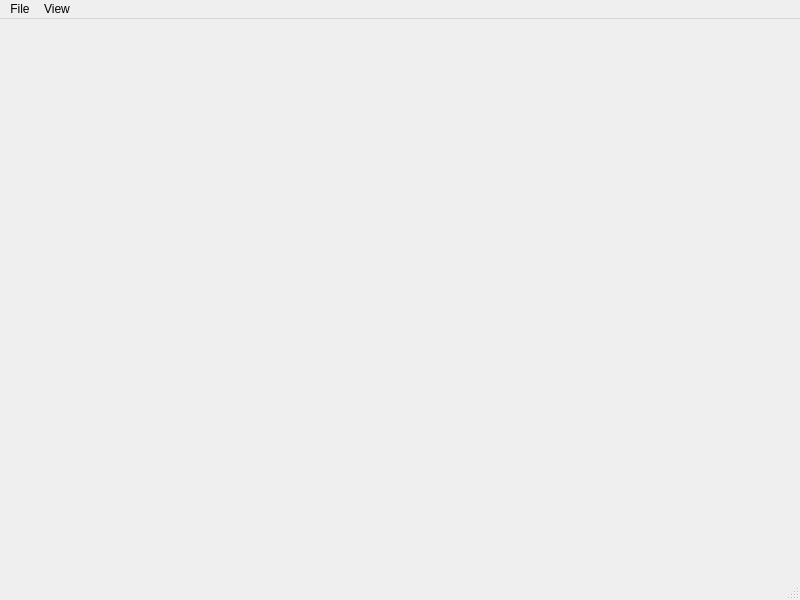
<?xml version="1.0" encoding="UTF-8"?>
<ui version="4.0">
 <class>MCTDH</class>
 <widget class="QMainWindow" name="MCTDH">
  <property name="geometry">
   <rect>
    <x>0</x>
    <y>0</y>
    <width>800</width>
    <height>600</height>
   </rect>
  </property>
  <property name="windowTitle">
   <string>MainWindow</string>
  </property>
  <widget class="QWidget" name="centralwidget"/>
  <widget class="QMenuBar" name="menubar">
   <property name="geometry">
    <rect>
     <x>0</x>
     <y>0</y>
     <width>800</width>
     <height>25</height>
    </rect>
   </property>
   <widget class="QMenu" name="menuFile">
    <property name="title">
     <string>File</string>
    </property>
    <addaction name="actionLoad_Configuration"/>
    <addaction name="actionLoad_System"/>
   </widget>
   <widget class="QMenu" name="menuView_MCTDH_Tree">
    <property name="title">
     <string>View</string>
    </property>
    <addaction name="actionMCTDH_Tree"/>
   </widget>
   <addaction name="menuFile"/>
   <addaction name="menuView_MCTDH_Tree"/>
  </widget>
  <widget class="QStatusBar" name="statusbar"/>
  <action name="actionLoad_Configuration">
   <property name="text">
    <string>Load Configuration</string>
   </property>
  </action>
  <action name="actionLoad_System">
   <property name="text">
    <string>Load System</string>
   </property>
  </action>
  <action name="actionMCTDH_Tree">
   <property name="text">
    <string>MCTDH Tree</string>
   </property>
  </action>
 </widget>
 <resources/>
 <connections/>
</ui>
